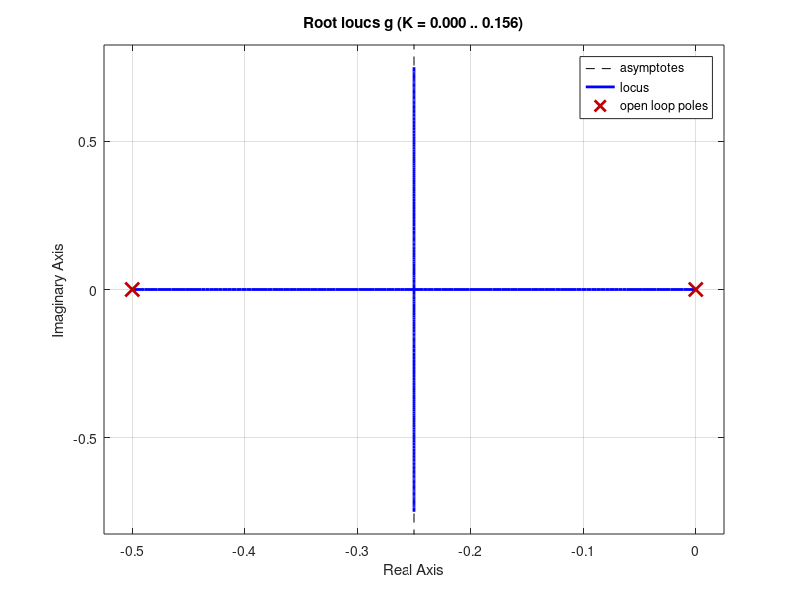
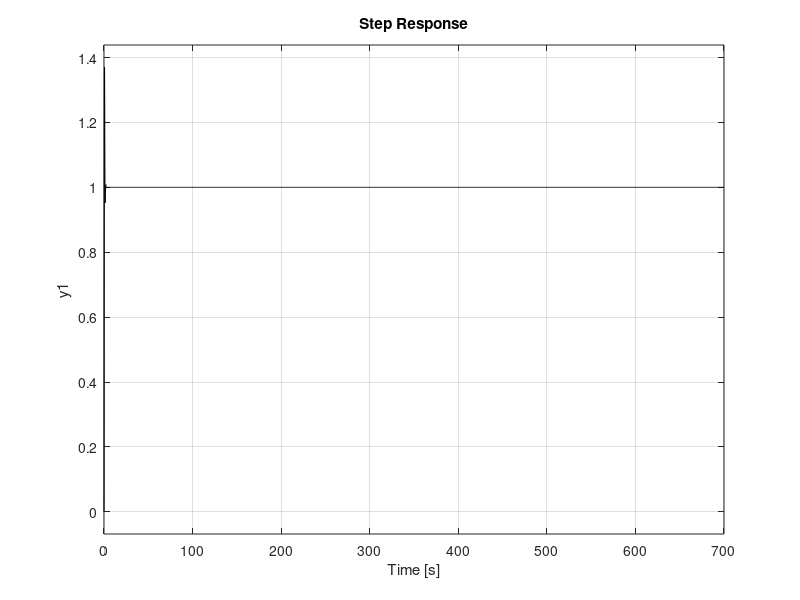
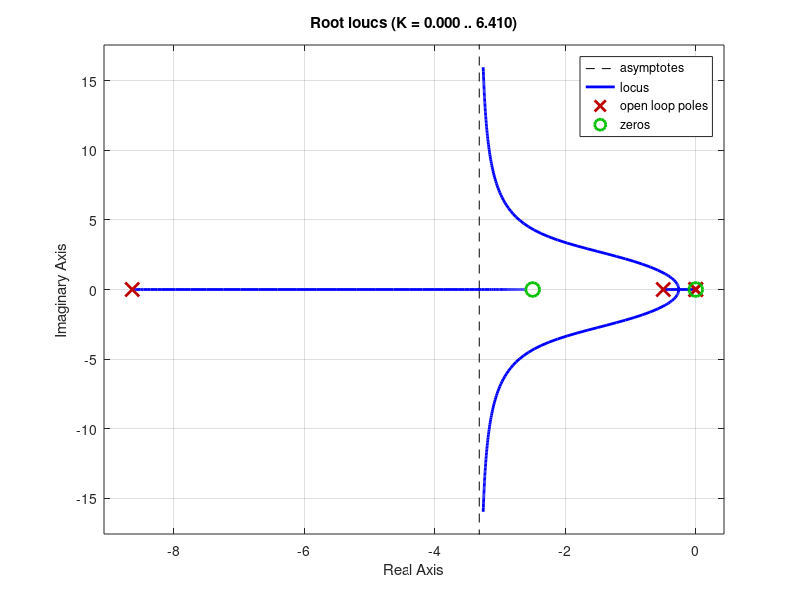
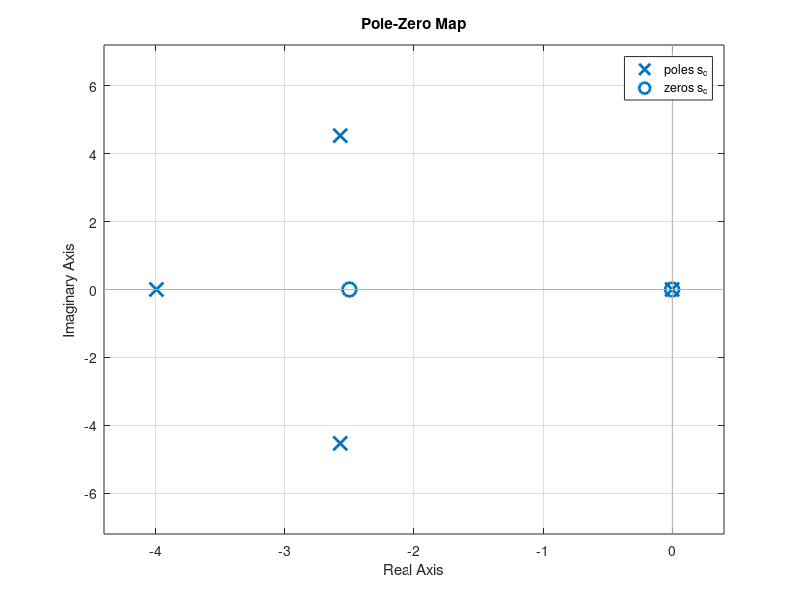

The MATLAB source for these figures, in order:
clc
clear
close all

%--------proceso---
g=tf(4,[1 0.5 0]);
rlocus(g)
g_r=feedback(g,1);
[p z]=pzmap(g_r)
figure
step(g_r)

hold on

%-----deseado---
so=0.163;
Ts=1.6;
e=sqrt((log(so))^2/(pi^2+(log(so))^2));
wn=4/(Ts*e);
% wn=5;
% e=0.5;
% so = 100*exp(-e*pi/sqrt(1-e^2))
% Ts= 4/(e*wn)
k=1;
sis_d=tf(k*wn^2,[1 2*e*wn wn^2])
[p z]=pzmap(sis_d)
step(sis_d)
legend('Sistema sin compensador','Respuesta deseada')

%--------angulo faltante------
s1=p(1); %polo deseado
ang = rad2deg(angle(4/(s1*(s1+0.5))));
t1=90+atand(2.5/4.33);
t2=90+atand(2/4.33);
t1+t2
angf=180-ang;%-180+t1+t2
%---------encontrando el cero y el polo---
phi = 90; %114.7966; %angulo del cero 
theta = phi-angf; %angulo del polo para completar lo que falta

if phi<=90
    x1=imag(s1)/tand(phi);
    x2=imag(s1)/tand(theta);
    z=x1+abs(real(s1));  %funciona si se ubica el cero por debajo o al lado izquierdo del polo deseado
    p=x2+abs(real(s1));
else
    x1=imag(s1)/tand(180-phi);
    x2=imag(s1)/tand(theta);
    z=abs(real(s1))-x1;
    p=x2+abs(real(s1));
    
end
z1=z;
p1=p;
% phi=90+atand(2/4.33);
% t3=phi-af
% x=4.33/tand(t3)
%---------encontrando el cero y el polo---

%---------econtrando K----
num=4*(s1+z1);
den=s1*(s1+5)*(s1+p1);
div=abs(num/den);
K=1/div;


%----------red de atraso----
Kvd=80;
razon=Kvd/(8*K);
p2=0.002;
z2=p2*razon;%0.2; %0.2
num=s1+z2;
% p2=z2/16;
den=s1+p2;
div2=abs(num/den); % verificamos que la magnitud sea
%aprox 1.

%verificamos angulo entre -5° y 0°
ang2=rad2deg(angle((s1+z2)/(s1+p2)));
%---------documento---
% t4=90+atand((2.5-p2)/4.33);
% phi2=90+atand((2.5-z2)/4.33);
% phi2-t4

%-----------controlador completo--

g_c=K*tf([1 z1],[1 p1])*tf([1 z2],[1 p2]);%K*tf([1 0.5],[1 5])*tf([1 0.2],[1 0.0125])

s_c=feedback(g_c*g,1);
[p z] = pzmap(s_c)
step(s_c,'k')

figure
rlocus(g_c*g)

figure
pzmap(s_c)


%-----------amplificadores operacionales

C1=10e-6;
C2=C1;
R1c=1/(p1*C1);
R2c=1/(z2*C2);
R3c=1/(z1*C1)-R1c;
R4c=1/(p2*C2)-R2c;

a=R2c*R4c*(R1c+R3c)/(R1c*R3c*(R2c+R4c));
R5c=10e3;
R6c=K*R5c/a;

R1=10e3;
R2=R1;
R3=R1;
R4=R1;
